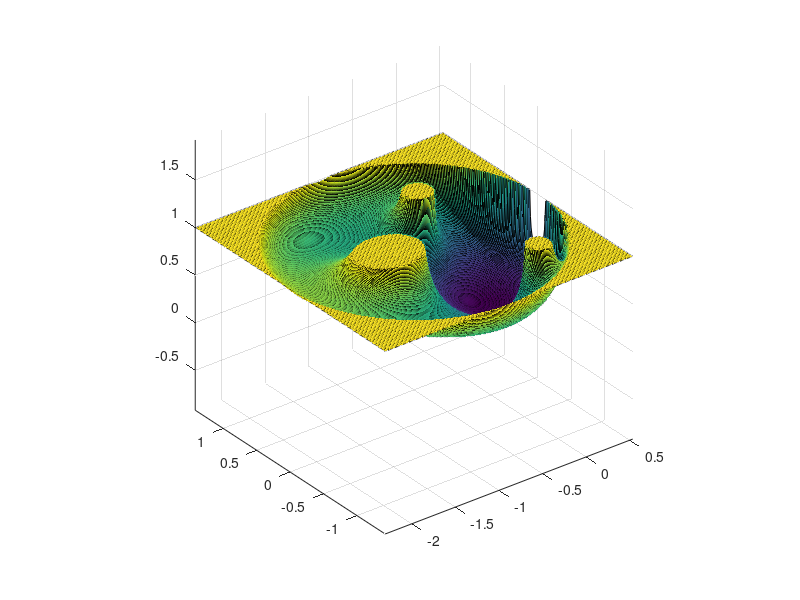

Reproduce this figure in MATLAB.
clc; clear; close all;

l_cell = 0.7112;
w_cell = 0.588;
% R = 2*l_cell;
% N = 100;

% th = 0:2*pi/N:2*pi;
% r = 0:R/N:R;
k = 3.0;

origin0 = [-1.5*w_cell; 0*l_cell]; r0 = 2*l_cell;
origin1 = [-2*w_cell; 0*l_cell]; ra = l_cell/2; rb = w_cell/2;
origin2 = [-0.5*w_cell; +1*l_cell]; r2 = 0.15;
origin3 = [0*w_cell; -1*l_cell]; r3 = 0.125;

% Phi = []; Xx = [];
% for x = origin0(1)-2*l_cell:0.01:origin0(1)+2*l_cell
%     for y = origin0(2)-2*l_cell:0.01:origin0(2)+2*l_cell
%         X = [x; y];
%         Xx = [Xx X];
%         %
%         beta0 = r0^2 - (X-origin0)'*(X-origin0);
%         beta1 = [(x-origin1(1))/ra   (y-origin1(2))/rb]*[(x-origin1(1))/ra; (y-origin1(2))/rb] - 1;
%         beta2 = (X-origin2)'*(X-origin2) - r2^2;
%         beta3 = (X-origin3)'*(X-origin3) - r3^2;
%         beta = beta0*beta1*beta2*beta3;
%         %
%         phi = (X'*X)/((X'*X)^k + beta)^(1/k);
%         if phi <= 0
%             phi = 0;
%         elseif phi >= 1
%             phi = 1;
%         end
%         Phi = [Phi; phi];
%         % Data = [x; y; Phi];
%         % plot3(x,y,phi,'.b'); hold on; grid on;drawnow
%     end
% end
%
% plot3(Xx(1,:),Xx(2,:),Phi,'.b'); hold on; grid on;drawnow
% axis equal
% % surf(Xx(1,:),Xx(2,:),Phi);
%



[x,y] = meshgrid(origin0(1)-2*l_cell:0.01:origin0(1)+2*l_cell,origin0(2)-2*l_cell:0.01:origin0(2)+2*l_cell);


for i = 1:285
    for j = 1:285
        beta0 = r0^2 - ((x(i,j)-origin0(1)).^2 + (y(i,j)-origin0(2)).^2);
        beta1 = ((x(i,j)-origin1(1))/ra).^2 + ((y(i,j)-origin1(2))/rb).^2 - 1;
        beta2 = ((x(i,j)-origin2(1)).^2 + (y(i,j)-origin2(2)).^2) - r2^2;
        beta3 = ((x(i,j)-origin3(1)).^2 + (y(i,j)-origin3(2)).^2) - r3^2;
        beta = beta0*beta1*beta2*beta3;
        %
        phi = (x(i,j)^2 + y(i,j)^2)./(((x(i,j)^2 + y(i,j)^2)^k + beta)^(1/k));
        if imag(phi) ~= 0
           phi = 1; 
        end
        if phi <= 0
            Z(i,j) = 0;
        elseif phi >= 1
            Z(i,j) = 1;
        else
            Z(i,j) = phi;
        end
    end
end
surf(x,y,Z)
axis equal
